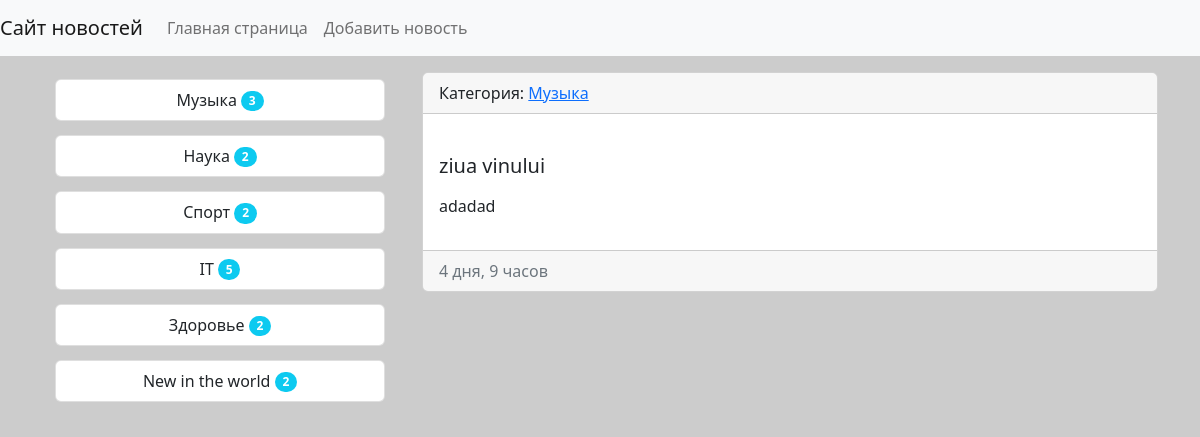
The app's page /news/28/ with its own data.
### news/models.py (models this page shows, shortened)
class Category(models.Model):
    title = models.CharField(max_length=150, db_index=True, verbose_name='Наименование категории')
    def get_absolute_url(self):
        return reverse('category', kwargs={"category_id": self.pk})
    def __str__(self):
        return self.title
    class Meta:
        verbose_name = 'Категория'
        verbose_name_plural = 'Категории'
        ordering = ['title']

class News(models.Model):
    title = models.CharField(max_length=150, verbose_name='Наименование')
    content = models.TextField(blank=True, verbose_name='Контент')
    created_at = models.DateTimeField(auto_now_add=True, verbose_name='Дата публикации')
    update_at = models.DateTimeField(auto_now=True, verbose_name='Обновлено')
    photo = models.ImageField(upload_to='photos/%Y/%m/%d/', verbose_name='Фото', blank=True)
    is_published = models.BooleanField(default=True, verbose_name='Статус новости')
    category = models.ForeignKey('Category', on_delete=models.PROTECT, verbose_name='Категория')
    views = models.IntegerField(default=0, verbose_name='Просмотры')
    class Meta:
        verbose_name = 'Новость'
        verbose_name_plural = 'Новости'
        ordering = ['-created_at']

### news/views.py (the view)
# urls.py: path('news/<int:pk>/', ViewNews.as_view(), name='view_news'),
class ViewNews(DetailView):
    model = News
    context_object_name = 'news_item'

### news/templatetags/news_tags.py (called while the page is built)
@register.inclusion_tag('news/list_categories.html')
def show_categories():
    categories = Category.objects.annotate(cnt=Count('news')).filter(cnt__gt=0)
    return {'categories': categories}

### news/templates/news/news_detail.html (shortened to what this page needs)
{% extends 'base.html' %}
{% block sidebar %}
{% include 'inc/_sidebar.html' %}
{% endblock %}
{% block content %}
<div class="card mb-3">
	<div class="card-header">
		Категория: <a href="{{ item.category.get_absolute_url }}">{{ news_item.category }}</a>
	</div>
	<div class="card-body">
		<h5 class="card-title">{{ news_item.title }}</h5>
		<p class="card-text">{{ news_item.content|safe|linebreaks }}</p>
	</div>
	<div class="card-footer text-muted">
		{{ news_item.created_at|timesince}}
	</div>
</div>
{% endblock %}

### news/templates/news/list_categories.html (shortened to what this page needs)
<div class="list-group ">
	{% for item in categories %}
		<button type="button" class="btn position-relative ">
			<a href="{{ item.get_absolute_url }}" class="list-group-item ">{{ item.title }}
				<span class="badge bg-info rounded-pill ">{{item.cnt}}</span>
			</a>
		</button>
	{% endfor %}
</div>

### records on screen
Category: title "Музыка", cnt "3"
Category: title "Наука", cnt "2"
Category: title "Спорт", cnt "2"
Category: title "IT", cnt "5"
Category: title "Здоровье", cnt "2"
Category: title "New in the world", cnt "2"
News: category "Музыка", title "ziua vinului", content "adadad", created_at "4 дня, 9 часов"
